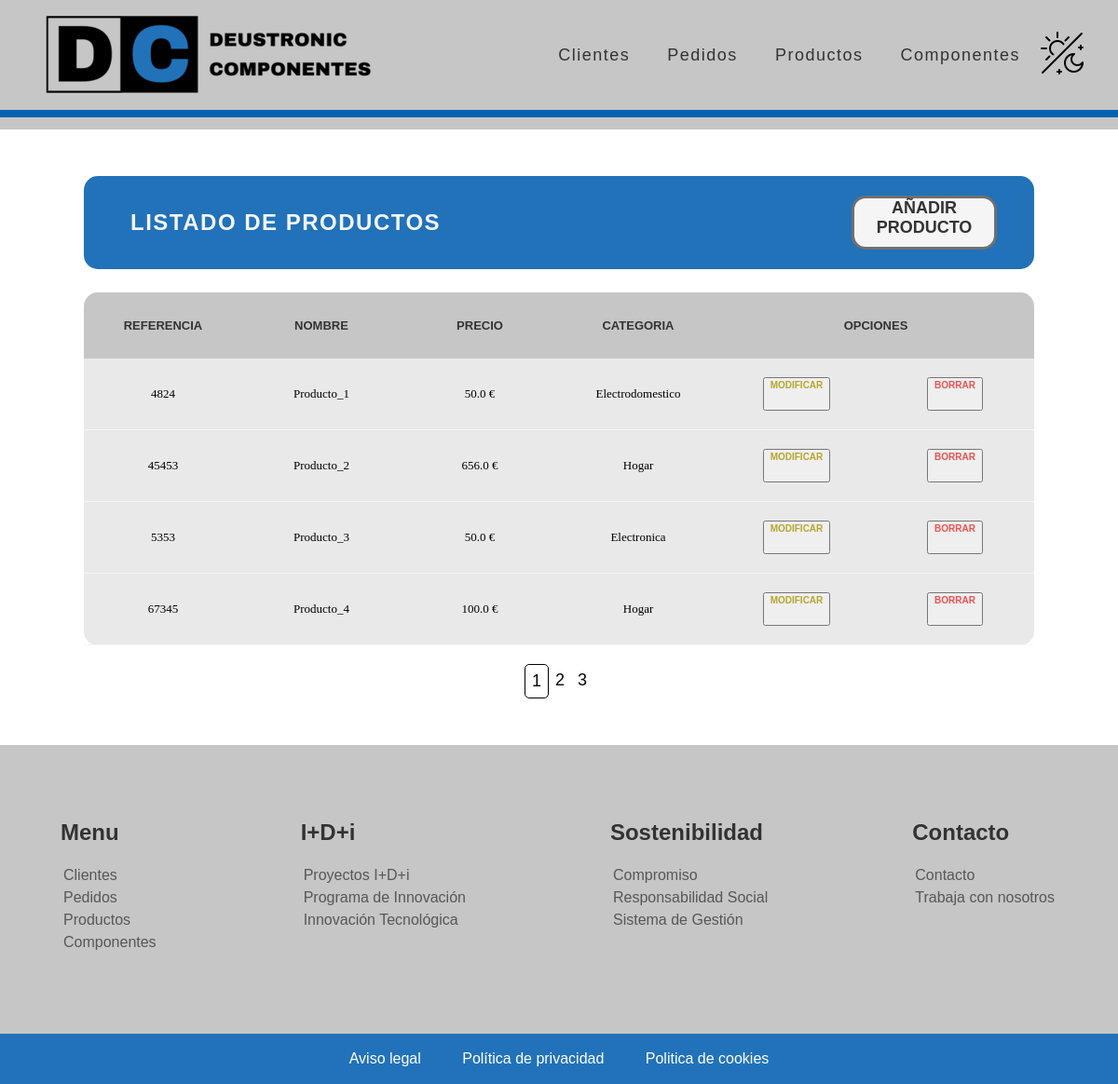
Page /appGestionPedidos/producto/list on the earlier database version.
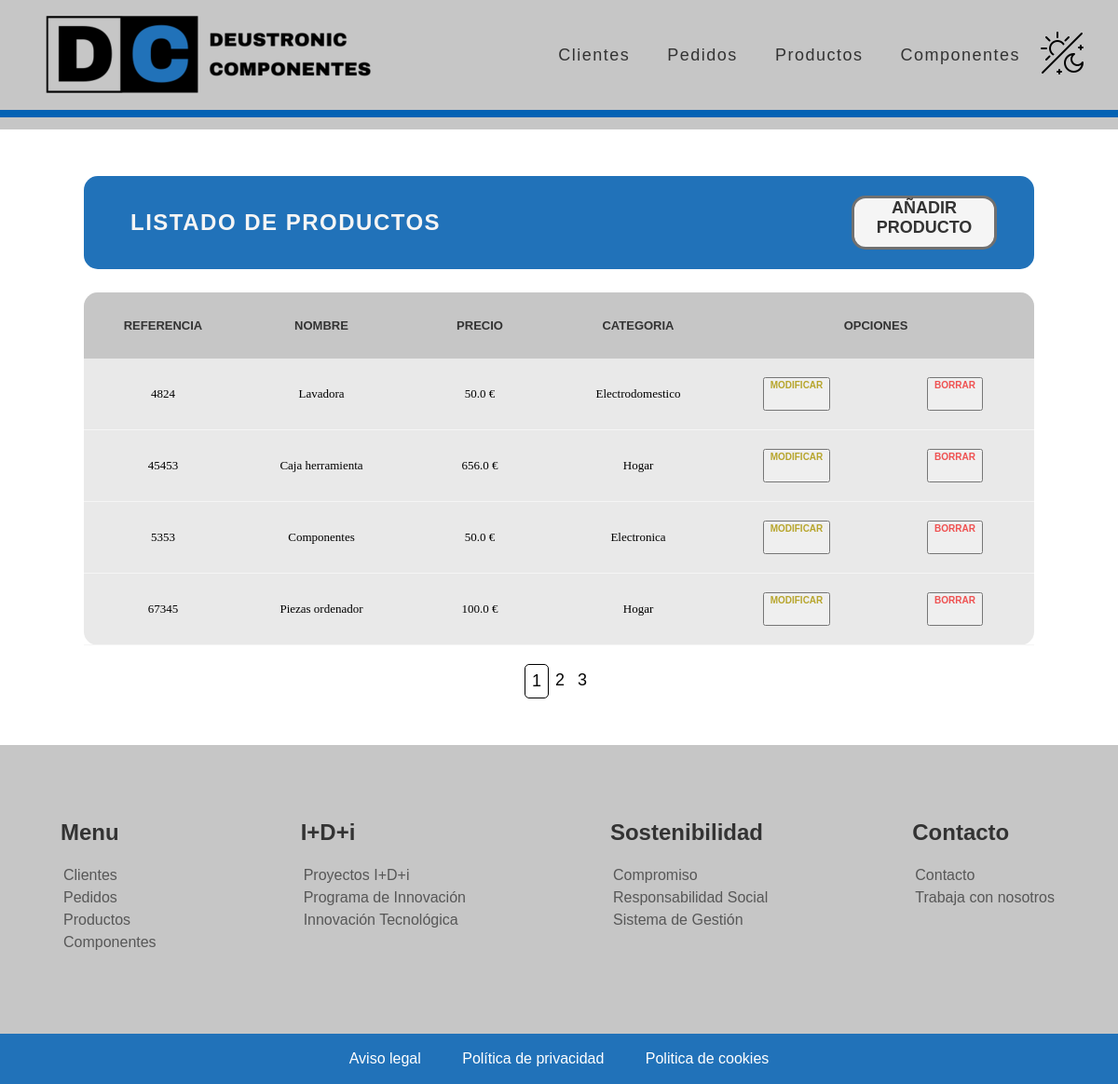
Same page on the later database version.
### appGestionPedidos/models.py (models this page shows, shortened)
class Producto(models.Model):
    referencia = models.IntegerField(unique=True)
    precio = models.FloatField(validators=[MinValueValidator(0.01)])
    nombre = models.CharField(max_length=16)
    descripcion = models.CharField(max_length=60)
    categoria = models.ForeignKey(Categoria, on_delete=models.CASCADE)
    componente = models.ManyToManyField(Componente)

class Categoria(models.Model):
    nombre = models.CharField(max_length=16)
    def __str__(self):
       return f"{self.nombre}"

### appGestionPedidos/views.py (the view)
# urls.py: path('producto/list', views.ProductoListView.as_view(), name='producto'),
class ProductoListView(ListView):
    model = Producto
    paginate_by = 4

### appGestionPedidos/templates/appGestionPedidos/producto_list.html (shortened to what this page needs)
{% extends "base.html" %}
{% load static %}
{% block contenido %}
<div class="main_container">
    <div class="main_title_container">
        <div class="main_title">
            <h2>LISTADO DE PRODUCTOS</h2>
        </div>
        <a href="/appGestionPedidos/producto/create" alt="crear_cliente">AÑADIR PRODUCTO</a>
    </div>
    <div class="main_table_container">
        {% if producto_list %}
        <table class="main_table">
            <thead>
                <tr>
                    <th>Referencia</th>
                    <th>Nombre</th>
                    <th>Precio</th>
                    <th>Categoria</th>
                    <th class="main_table_esp_1" colspan="2">Opciones</th>
                </tr>
            </thead>
            {% for producto in producto_list %}
            <tbody class="main_table_contenido">
                <tr>
                    <td>{{ producto.referencia }}</td>
                    <td>{{ producto.nombre }}</td>
                    <td>{{ producto.precio }} €</td>
                    <td>{{ producto.categoria }}</td>
                    <td class="main_table_esp_modificar">
                        <button><a href="/appGestionPedidos/modificar-producto/{{ producto.id }}">MODIFICAR</a></button>
                    </td>
                    <td class="main_table_esp_borrar">
                        <button><a class="btnEliminacion" href="/appGestionPedidos/eliminar-producto/{{ producto.id }}">BORRAR</a></button>
                    </td>
                </tr>
            </tbody>
            {% endfor %}
        </table>
        {% else %}
        <p>No hay productos creados.</p>
        {% endif %}
    </div>
    {% if is_paginated %}
    <div class="pagination">
        {% for i in paginator.page_range %}
        <a {% if page_obj.number == i %} class="active" {% endif %} href="?page={{i}}">{{ i }}</a>
        {% endfor %}
    </div>
    {% endif %}
</div>
{% endblock %}

Differences in the rows shown:
changed Producto "Electrodomestico": nombre "Producto_1" → "Lavadora"
changed Producto: nombre "Producto_2" → "Caja herramienta"
changed Producto "Electronica": nombre "Producto_3" → "Componentes"
changed Producto: nombre "Producto_4" → "Piezas ordenador"
